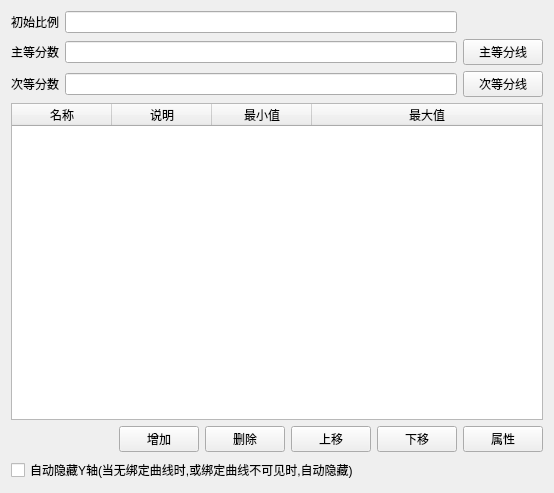
<?xml version="1.0" encoding="UTF-8"?>
<ui version="4.0">
 <class>CYAxisSettingForm</class>
 <widget class="QWidget" name="CYAxisSettingForm">
  <property name="geometry">
   <rect>
    <x>0</x>
    <y>0</y>
    <width>554</width>
    <height>493</height>
   </rect>
  </property>
  <property name="windowTitle">
   <string>Form</string>
  </property>
  <layout class="QVBoxLayout" name="verticalLayout">
   <item>
    <layout class="QGridLayout" name="gridLayout">
     <item row="0" column="0">
      <widget class="QLabel" name="scaleLabel">
       <property name="text">
        <string>初始比例</string>
       </property>
       <property name="buddy">
        <cstring>scaleLineEdit</cstring>
       </property>
      </widget>
     </item>
     <item row="0" column="1">
      <widget class="QLineEdit" name="scaleLineEdit"/>
     </item>
     <item row="1" column="0">
      <widget class="QLabel" name="label_2">
       <property name="text">
        <string>主等分数</string>
       </property>
       <property name="buddy">
        <cstring>mainBisectrixLineEdit</cstring>
       </property>
      </widget>
     </item>
     <item row="1" column="1">
      <widget class="QLineEdit" name="mainBisectrixLineEdit">
       <property name="toolTip">
        <string>有效值为 1~50的整数</string>
       </property>
      </widget>
     </item>
     <item row="1" column="2">
      <widget class="QPushButton" name="mainBisectrixButton">
       <property name="text">
        <string>主等分线</string>
       </property>
      </widget>
     </item>
     <item row="2" column="0">
      <widget class="QLabel" name="label_3">
       <property name="text">
        <string>次等分数</string>
       </property>
       <property name="buddy">
        <cstring>secondaryBisectrixLineEdit</cstring>
       </property>
      </widget>
     </item>
     <item row="2" column="1">
      <widget class="QLineEdit" name="secondaryBisectrixLineEdit">
       <property name="toolTip">
        <string>有效值为 1~50的整数</string>
       </property>
      </widget>
     </item>
     <item row="2" column="2">
      <widget class="QPushButton" name="secondaryBisectrixButton">
       <property name="text">
        <string>次等分线</string>
       </property>
      </widget>
     </item>
    </layout>
   </item>
   <item>
    <widget class="QTableWidget" name="axisTableWidget">
     <property name="autoFillBackground">
      <bool>true</bool>
     </property>
     <property name="editTriggers">
      <set>QAbstractItemView::NoEditTriggers</set>
     </property>
     <property name="selectionMode">
      <enum>QAbstractItemView::SingleSelection</enum>
     </property>
     <property name="selectionBehavior">
      <enum>QAbstractItemView::SelectRows</enum>
     </property>
     <property name="textElideMode">
      <enum>Qt::ElideMiddle</enum>
     </property>
     <attribute name="horizontalHeaderCascadingSectionResizes">
      <bool>false</bool>
     </attribute>
     <attribute name="horizontalHeaderShowSortIndicator" stdset="0">
      <bool>false</bool>
     </attribute>
     <attribute name="horizontalHeaderStretchLastSection">
      <bool>true</bool>
     </attribute>
     <attribute name="verticalHeaderVisible">
      <bool>false</bool>
     </attribute>
     <column>
      <property name="text">
       <string>名称</string>
      </property>
     </column>
     <column>
      <property name="text">
       <string>说明</string>
      </property>
     </column>
     <column>
      <property name="text">
       <string>最小值</string>
      </property>
     </column>
     <column>
      <property name="text">
       <string>最大值</string>
      </property>
     </column>
    </widget>
   </item>
   <item>
    <layout class="QHBoxLayout" name="horizontalLayout_4">
     <item>
      <spacer name="horizontalSpacer_2">
       <property name="orientation">
        <enum>Qt::Horizontal</enum>
       </property>
       <property name="sizeHint" stdset="0">
        <size>
         <width>40</width>
         <height>20</height>
        </size>
       </property>
      </spacer>
     </item>
     <item>
      <widget class="QPushButton" name="addAxisButton">
       <property name="text">
        <string>增加</string>
       </property>
      </widget>
     </item>
     <item>
      <widget class="QPushButton" name="deleteButton">
       <property name="text">
        <string>删除</string>
       </property>
      </widget>
     </item>
     <item>
      <widget class="QPushButton" name="moveUpButton">
       <property name="text">
        <string>上移</string>
       </property>
      </widget>
     </item>
     <item>
      <widget class="QPushButton" name="moveDownButton">
       <property name="text">
        <string>下移</string>
       </property>
      </widget>
     </item>
     <item>
      <widget class="QPushButton" name="propertyButton">
       <property name="text">
        <string>属性</string>
       </property>
      </widget>
     </item>
    </layout>
   </item>
   <item>
    <widget class="QCheckBox" name="autoHideCheckBox">
     <property name="text">
      <string>自动隐藏Y轴(当无绑定曲线时,或绑定曲线不可见时,自动隐藏)</string>
     </property>
    </widget>
   </item>
  </layout>
 </widget>
 <tabstops>
  <tabstop>scaleLineEdit</tabstop>
  <tabstop>mainBisectrixLineEdit</tabstop>
  <tabstop>mainBisectrixButton</tabstop>
  <tabstop>secondaryBisectrixLineEdit</tabstop>
  <tabstop>secondaryBisectrixButton</tabstop>
  <tabstop>axisTableWidget</tabstop>
  <tabstop>addAxisButton</tabstop>
  <tabstop>deleteButton</tabstop>
  <tabstop>propertyButton</tabstop>
  <tabstop>autoHideCheckBox</tabstop>
 </tabstops>
 <resources/>
 <connections/>
</ui>
